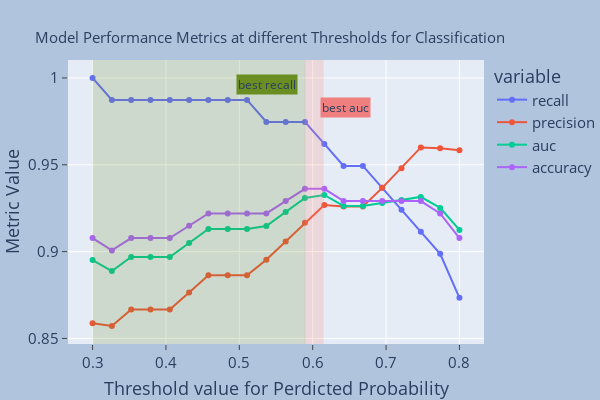

Here is the notebook cell this chart was saved with:
### Code cell
# use melt to convert the dataframe with different columns for each metric into a 
# dataframe with a single column of metric values and a second column of metric labels.
# This makes it easy to plot the data in plotly. 

df = pd.melt(metrics_df, id_vars='threshold', value_vars=metrics_df.columns[:])

fig = px.line(df, x='threshold', y='value', color='variable')

fig.update_layout(width=600, 
                  height=400,
                  title_text='Model Performance Metrics at different Thresholds for Classification',
                  title_y=0.92,
                  title_x=0.45,
                  margin=dict(l=10, r=0, t=60, b=10),
                  paper_bgcolor="lightsteelblue",
                  legend=dict(font=dict(size=15)),
                  title_font=dict(size=15)
                 )

# set axes labels
fig.update_xaxes(title='Threshold value for Perdicted Probability', title_font_size=18, tickfont_size=15, ticks='outside')
fig.update_yaxes(title='Metric Value', title_font_size=18, tickfont_size=15, ticks='outside')

fig.update_traces(mode="markers+lines", hovertemplate=None)
fig.update_layout(hovermode="x unified")

# add retangles
fig.add_vrect(x0=0.3, x1=0.59, line_width=0, fillcolor="olivedrab", opacity=0.2, annotation=dict(text='best recall', x=0.58, y=0.95, bgcolor='olivedrab'))
fig.add_vrect(x0=0.589, x1=0.615, line_width=0, fillcolor="salmon", opacity=0.2, annotation=dict(text='best auc', x=0.68, y=0.87, bgcolor='lightcoral'))

# # add marker at position where two shaded areas overlap 
# fig.add_vline(x=0.589, line_width=2, line_dash="dash", line_color="mediumblue", annotation=dict(text='best threshold', x=0.55, y=0.3, bgcolor='lightblue'))
# # fig.add_scatter(x=[0.589, 0.589], 
# #                 y=[1, 0.85], 
# #                 name='best threshold', 
# #                 marker=dict(size=2, 
# #                             line=dict(width=2),
# #                             color='blue', 
# #                             symbol="circle-dot"))


fig.show()

### Figure 1 — Plotly figure (JSON) as saved in the notebook; plotly's stock layout.template omitted (floating-point values rounded to 4 significant figures)
{"data": [{"legendgroup": "recall", "line": {"color": "#636efa", "dash": "solid"}, "marker": {"symbol": "circle"}, "mode": "markers+lines", "name": "recall", "orientation": "v", "showlegend": true, "type": "scatter", "x": [0.3, 0.3263, 0.3526, 0.3789, 0.4053, 0.4316, 0.4579, 0.4842, 0.5105, 0.5368, 0.5632, 0.5895, 0.6158, 0.6421, 0.6684, 0.6947, 0.7211, 0.7474, 0.7737, 0.8], "xaxis": "x", "y": [1, 0.9873, 0.9873, 0.9873, 0.9873, 0.9873, 0.9873, 0.9873, 0.9873, 0.9747, 0.9747, 0.9747, 0.962, 0.9494, 0.9494, 0.9367, 0.9241, 0.9114, 0.8987, 0.8734], "yaxis": "y"}, {"legendgroup": "precision", "line": {"color": "#EF553B", "dash": "solid"}, "marker": {"symbol": "circle"}, "mode": "markers+lines", "name": "precision", "orientation": "v", "showlegend": true, "type": "scatter", "x": [0.3, 0.3263, 0.3526, 0.3789, 0.4053, 0.4316, 0.4579, 0.4842, 0.5105, 0.5368, 0.5632, 0.5895, 0.6158, 0.6421, 0.6684, 0.6947, 0.7211, 0.7474, 0.7737, 0.8], "xaxis": "x", "y": [0.8587, 0.8571, 0.8667, 0.8667, 0.8667, 0.8764, 0.8864, 0.8864, 0.8864, 0.8953, 0.9059, 0.9167, 0.9268, 0.9259, 0.9259, 0.9367, 0.9481, 0.96, 0.9595, 0.9583], "yaxis": "y"}, {"legendgroup": "auc", "line": {"color": "#00cc96", "dash": "solid"}, "marker": {"symbol": "circle"}, "mode": "markers+lines", "name": "auc", "orientation": "v", "showlegend": true, "type": "scatter", "x": [0.3, 0.3263, 0.3526, 0.3789, 0.4053, 0.4316, 0.4579, 0.4842, 0.5105, 0.5368, 0.5632, 0.5895, 0.6158, 0.6421, 0.6684, 0.6947, 0.7211, 0.7474, 0.7737, 0.8], "xaxis": "x", "y": [0.8952, 0.8888, 0.8969, 0.8969, 0.8969, 0.905, 0.913, 0.913, 0.913, 0.9148, 0.9228, 0.9309, 0.9326, 0.9263, 0.9263, 0.928, 0.9298, 0.9315, 0.9252, 0.9125], "yaxis": "y"}, {"legendgroup": "accuracy", "line": {"color": "#ab63fa", "dash": "solid"}, "marker": {"symbol": "circle"}, "mode": "markers+lines", "name": "accuracy", "orientation": "v", "showlegend": true, "type": "scatter", "x": [0.3, 0.3263, 0.3526, 0.3789, 0.4053, 0.4316, 0.4579, 0.4842, 0.5105, 0.5368, 0.5632, 0.5895, 0.6158, 0.6421, 0.6684, 0.6947, 0.7211, 0.7474, 0.7737, 0.8], "xaxis": "x", "y": [0.9078, 0.9007, 0.9078, 0.9078, 0.9078, 0.9149, 0.922, 0.922, 0.922, 0.922, 0.9291, 0.9362, 0.9362, 0.9291, 0.9291, 0.9291, 0.9291, 0.9291, 0.922, 0.9078], "yaxis": "y"}], "layout": {"annotations": [{"bgcolor": "olivedrab", "showarrow": false, "text": "best recall", "x": 0.58, "xanchor": "right", "xref": "x", "y": 0.95, "yanchor": "top", "yref": "y domain"}, {"bgcolor": "lightcoral", "showarrow": false, "text": "best auc", "x": 0.68, "xanchor": "right", "xref": "x", "y": 0.87, "yanchor": "top", "yref": "y domain"}], "height": 400, "hovermode": "x unified", "legend": {"font": {"size": 15}, "title": {"text": "variable"}, "tracegroupgap": 0}, "margin": {"b": 10, "l": 10, "r": 0, "t": 60}, "paper_bgcolor": "lightsteelblue", "shapes": [{"fillcolor": "olivedrab", "line": {"width": 0}, "opacity": 0.2, "type": "rect", "x0": 0.3, "x1": 0.59, "xref": "x", "y0": 0, "y1": 1, "yref": "y domain"}, {"fillcolor": "salmon", "line": {"width": 0}, "opacity": 0.2, "type": "rect", "x0": 0.589, "x1": 0.615, "xref": "x", "y0": 0, "y1": 1, "yref": "y domain"}], "title": {"font": {"size": 15}, "text": "Model Performance Metrics at different Thresholds for Classification", "x": 0.45, "y": 0.92}, "width": 600, "xaxis": {"anchor": "y", "autorange": true, "domain": [0, 1], "range": [0.2664, 0.8336], "tickfont": {"size": 15}, "ticks": "outside", "title": {"font": {"size": 18}, "text": "Threshold value for Perdicted Probability"}, "type": "linear"}, "yaxis": {"anchor": "x", "autorange": true, "domain": [0, 1], "range": [0.8468, 1.01], "tickfont": {"size": 15}, "ticks": "outside", "title": {"font": {"size": 18}, "text": "Metric Value"}, "type": "linear"}}}
